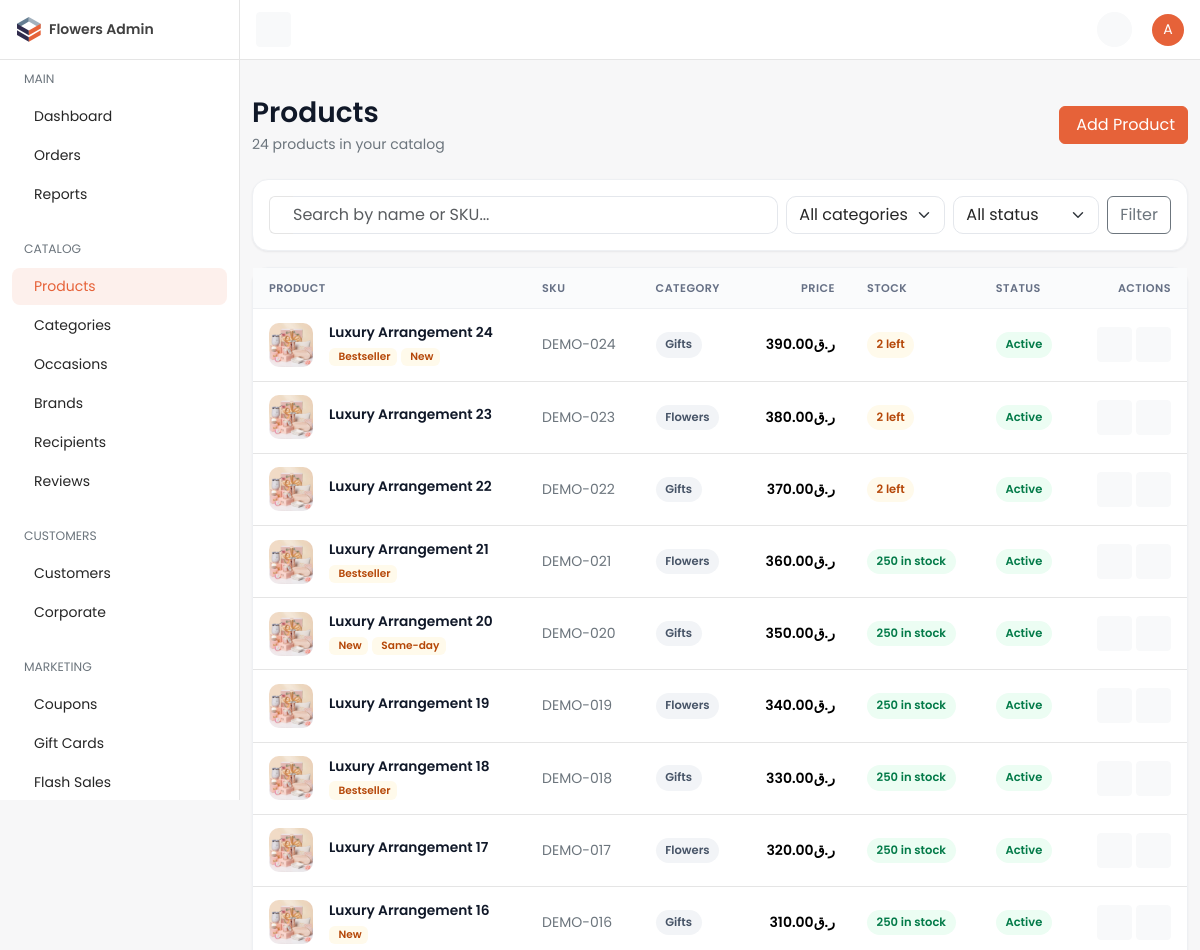
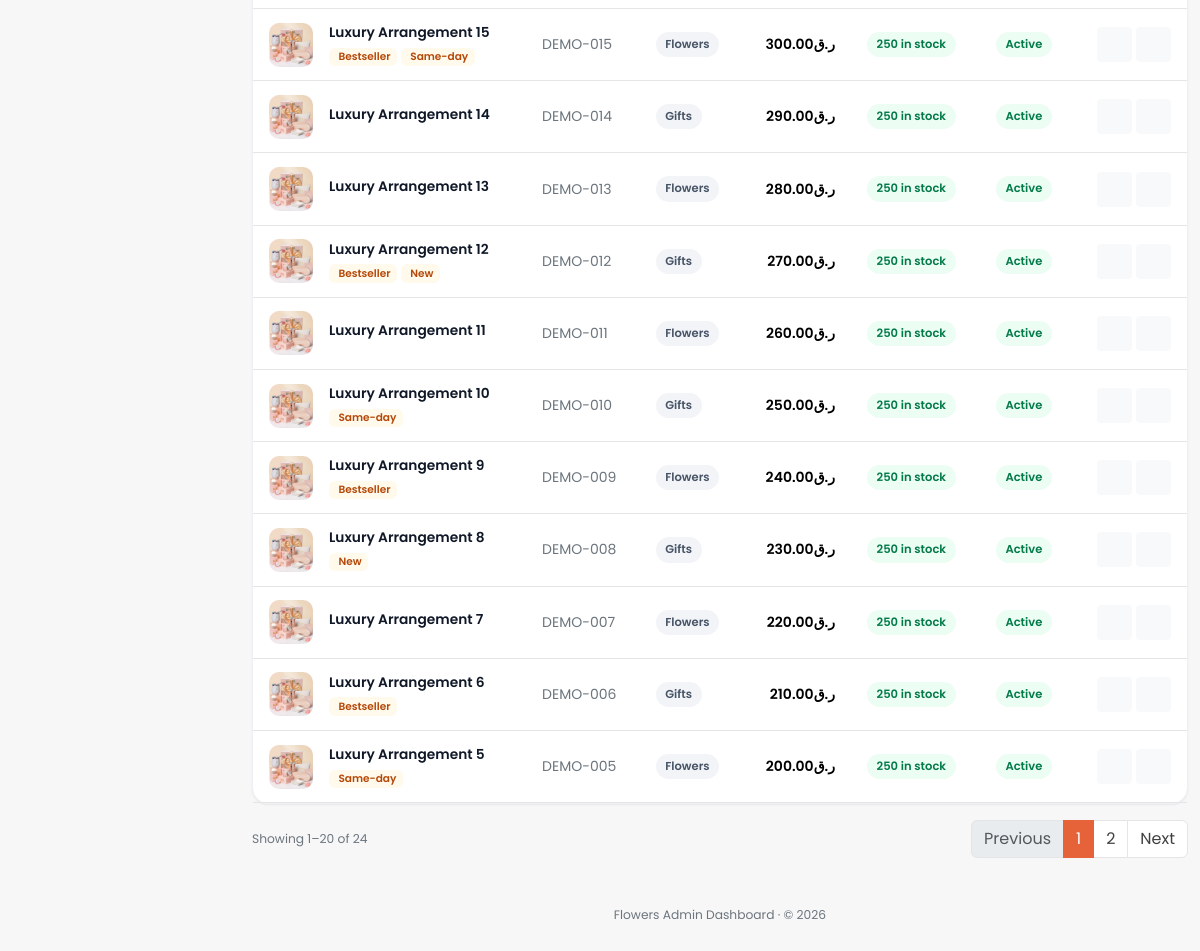
Screenshot of /dashboard/product/ (signed in) with the database file from the repository (2 pictures, top to bottom).
### catalog/models.py (models this page shows, shortened)
class Product(TimeStampedModel):
    name = models.CharField(max_length=255, verbose_name="Name")
    slug = models.SlugField(
        max_length=255,
        unique=True,
        db_index=True,
        verbose_name="Slug",
    )
    sku = models.CharField(
        max_length=64,
        unique=True,
        db_index=True,
        verbose_name="SKU",
        help_text="Stock keeping unit identifier.",
    )
    category = models.ForeignKey(
        Category,
        on_delete=models.PROTECT,
        related_name="products",
        verbose_name="Category",
    )
    primary_occasion = models.ForeignKey(
        Occasion,
        on_delete=models.PROTECT,
        related_name="primary_products",
        verbose_name="Primary occasion",
    )
    brand = models.ForeignKey(
        Brand,
        on_delete=models.SET_NULL,
        null=True,
        blank=True,
        related_name="products",
        verbose_name="Brand",
    )
    recipients = models.ManyToManyField(
        Recipient,
        blank=True,
        related_name="products",
        verbose_name="Recipients",
        help_text="Recipient personas this product is suitable for.",
    )
    base_price = models.DecimalField(
        max_digits=12,
        decimal_places=2,
        verbose_name="Base price",
        help_text="Default price before variant deltas.",
    )
    color = models.CharField(
        max_length=50,
        blank=True,
        db_index=True,
        verbose_name="Color",
        help_text="Primary color for PLP color-filter chips.",
    )
    is_active = models.BooleanField(
        default=True,
        db_index=True,
        verbose_name="Is active",
    )
    is_same_day_eligible = models.BooleanField(
        default=False,
        db_index=True,
        verbose_name="Same-day eligible",
    )
    is_bestseller = models.BooleanField(
        default=False,
        db_index=True,
        verbose_name="Is bestseller",
    )
    is_new_arrival = models.BooleanField(
        default=False,
        db_index=True,
        verbose_name="Is new arrival",
    )
    supports_gift_customization = models.BooleanField(
        default=False,
        verbose_name="Supports gift customization",
        help_text="When True, gifting app attaches customization options via ContentType.",
    )
    stock_quantity = models.PositiveIntegerField(
        default=0,
        verbose_name="Stock quantity",
    )
    meta_title = models.CharField(max_length=70, blank=True, verbose_name="Meta title")
    meta_description = models.CharField(max_length=160, blank=True, verbose_name="Meta description")
    og_image = models.ImageField(
        upload_to="seo/products/",
        blank=True,
        null=True,
        verbose_name="Open Graph image",
    )
    low_stock_threshold = models.PositiveIntegerField(
        default=5,
        verbose_name="Low stock threshold",
        help_text="Triggers low-stock alerts when stock falls at or below this value.",
    )
    class Meta:
        verbose_name = "Product"
        verbose_name_plural = "Products"
        indexes = [
            models.Index(
                fields=["is_active", "category_id"],
                name="cat_prod_active_category_idx",
            ),
            models.Index(
                fields=["is_active", "is_bestseller"],
                name="cat_prod_active_bestseller_idx",
            ),
            models.Index(fields=["is_active", "is_new_arrival"], name="cat_prod_active_new_idx"),
            models.Index(
                fields=["is_active", "is_same_day_eligible"], name="cat_prod_same_day_idx"
            ),
        ]

class Category(TimeStampedModel):
    name = models.CharField(
        max_length=120,
        verbose_name="Name",
        help_text="Display name of the category.",
    )
    slug = models.SlugField(
        max_length=120,
        unique=True,
        db_index=True,
        verbose_name="Slug",
        help_text="URL-friendly category identifier.",
    )
    meta_title = models.CharField(max_length=70, blank=True, verbose_name="Meta title")
    meta_description = models.CharField(max_length=160, blank=True, verbose_name="Meta description")
    og_image = models.ImageField(
        upload_to="seo/categories/",
        blank=True,
        null=True,
        verbose_name="Open Graph image",
    )
    parent = models.ForeignKey(
        "self",
        on_delete=models.SET_NULL,
        null=True,
        blank=True,
        related_name="children",
        verbose_name="Parent category",
        help_text="Parent node in the category tree; null for top-level.",
    )
    display_order = models.PositiveIntegerField(
        default=0,
        verbose_name="Display order",
        help_text="Lower values appear first in navigation.",
    )
    is_active = models.BooleanField(
        default=True,
        db_index=True,
        verbose_name="Is active",
        help_text="When False, category is hidden from the storefront.",
    )
    class Meta:
        verbose_name = "Category"
        verbose_name_plural = "Categories"
        ordering = ["display_order", "name"]
        indexes = [
            models.Index(fields=["is_active"], name="cat_category_is_active_idx"),
        ]

### core/models.py (models this page shows, shortened)
class TimeStampedModel(models.Model):
    created_at = models.DateTimeField(
        auto_now_add=True,
        db_index=True,
        verbose_name="Created at",
        help_text="Timestamp when this record was first created.",
    )
    updated_at = models.DateTimeField(
        auto_now=True,
        db_index=True,
        verbose_name="Updated at",
        help_text="Timestamp when this record was last modified.",
    )
    class Meta:
        abstract = True

class Currency(TimeStampedModel):
    code = models.CharField(
        max_length=3,
        unique=True,
        db_index=True,
        verbose_name="Currency code",
        help_text="ISO 4217 currency code, e.g. QAR or USD.",
    )
    symbol = models.CharField(
        max_length=8,
        verbose_name="Symbol",
        help_text="Display symbol shown alongside prices, e.g. ر.ق or $.",
    )
    exchange_rate_to_base = models.DecimalField(
        max_digits=18,
        decimal_places=8,
        verbose_name="Exchange rate to base",
        help_text="Multiplier to convert this currency into the platform base currency.",
    )
    is_default = models.BooleanField(
        default=False,
        db_index=True,
        verbose_name="Is default",
        help_text="When True, this currency is the storefront default.",
    )
    class Meta:
        verbose_name = "Currency"
        verbose_name_plural = "Currencies"
        indexes = [
            models.Index(fields=["is_default"], name="core_currency_is_default_idx"),
        ]

### dashboard/views/catalog.py (the view)
# urls.py: path("product/", catalog.ProductListView.as_view(), name="product-list"),
class ProductListView(DashboardListView):
    model = Product
    template_name = "dashboard/catalog/product_list.html"
    nav_section = "products"
    url_basename = "product"
    singular_name = "Product"
    plural_name = "Products"
    search_fields = ["name", "sku"]
    select_related = ["category", "brand"]
    prefetch_related = ["images"]
    paginate_by = 20
    def get_queryset(self):
        qs = super().get_queryset()
        status = self.request.GET.get("status", "")
        if status == "active":
            qs = qs.filter(is_active=True)
        elif status == "inactive":
            qs = qs.filter(is_active=False)
        elif status == "low":
            qs = qs.filter(stock_quantity__lte=F("low_stock_threshold"))
        elif status == "out":
            qs = qs.filter(stock_quantity=0)
        category = self.request.GET.get("category", "")
        if category.isdigit():
            qs = qs.filter(category_id=int(category))
        return qs
    def get_context_data(self, **kwargs):
        context = super().get_context_data(**kwargs)
        default_currency = Currency.objects.filter(is_default=True).first()
        context["currency_symbol"] = default_currency.symbol if default_currency else ""
        context["categories"] = Category.objects.order_by("name")
        context["status_filter"] = self.request.GET.get("status", "")
        context["category_filter"] = self.request.GET.get("category", "")
        return context

### dashboard/templates/dashboard/catalog/product_list.html (shortened to what this page needs)
{% extends "dashboard/base.html" %}
{% load dashboard_extras %}
{% block page_title %}Products{% endblock %}
{% block breadcrumbs %}<p class="mb-0 text-secondary">{{ paginator.count }} product{{ paginator.count|pluralize }} in your catalog</p>{% endblock %}
{% block page_actions %}
<a href="{{ create_url }}" class="btn btn-primary">Add Product</a>
{% endblock %}
{% block content %}
<div class="card mb-3">
  <div class="card-body">
    <form method="get" class="row g-2 align-items-center">
      <div class="col-12 col-md">
        <div class="input-group">
          <span class="input-group-text bg-transparent border-end-0"></span>
          <input type="text" name="q" value="{{ search_query }}" class="form-control border-start-0 ps-0"
                 placeholder="Search by name or SKU..." />
        </div>
      </div>
      <div class="col-6 col-md-auto">
        <select name="category" class="form-select" onchange="this.form.submit()">
          <option value="">All categories</option>
        </select>
      </div>
      <div class="col-6 col-md-auto">
        <select name="status" class="form-select" onchange="this.form.submit()">
          <option value="">All status</option>
        </select>
      </div>
      <div class="col-12 col-md-auto d-grid d-md-block">
        <button type="submit" class="btn btn-outline-secondary">Filter</button>
      </div>
    </form>
  </div>
</div>
<div class="card">
  <div class="table-responsive">
    <table class="table data-table align-middle mb-0">
      <thead>
        <tr>
          <th>Product</th>
          <th>SKU</th>
          <th>Category</th>
          <th class="text-end">Price</th>
          <th>Stock</th>
          <th>Status</th>
          <th class="text-end">Actions</th>
        </tr>
      </thead>
      <tbody>
        {% for obj in objects %}
        <tr>
          <td>
            <div class="d-flex align-items-center gap-3">
              {% with img=obj|primary_image %}
              {% if img %}<img src="{{ img }}" class="thumb" alt="">{% else %}<span class="thumb thumb-fallback">{{ obj.name|first|upper }}</span>{% endif %}
              {% endwith %}
              <div class="list-main">
                <p class="list-title mb-0">{{ obj.name }}</p>
                <div class="d-flex gap-1 mt-1 flex-wrap">
                  {% if obj.is_bestseller %}<span class="tag-chip">Bestseller</span>{% endif %}
                  {% if obj.is_new_arrival %}<span class="tag-chip">New</span>{% endif %}
                  {% if obj.is_same_day_eligible %}<span class="tag-chip">Same-day</span>{% endif %}
                </div>
              </div>
            </div>
          </td>
          <td><span class="text-secondary">{{ obj.sku }}</span></td>
          <td>{% if obj.category_id %}<span class="pill pill-gray">{{ obj.category.name }}</span>{% else %}<span class="text-secondary">—</span>{% endif %}</td>
          <td class="text-end fw-semibold">{{ currency_symbol }}{{ obj.base_price|floatformat:2 }}</td>
          <td>
            {% if obj.stock_quantity == 0 %}
              <span class="pill pill-red">Out of stock</span>
            {% elif obj.stock_quantity <= obj.low_stock_threshold %}
              <span class="pill pill-amber">{{ obj.stock_quantity }} left</span>
            {% else %}
              <span class="pill pill-green">{{ obj.stock_quantity }} in stock</span>
            {% endif %}
          </td>
          <td>
            {% if obj.is_active %}<span class="pill pill-green">Active</span>{% else %}<span class="pill pill-gray">Inactive</span>{% endif %}
          </td>
          <td class="text-end">
            <div class="d-inline-flex gap-1">
              <a href="{% url 'dashboard:product-update' obj.pk %}" class="btn btn-icon btn-sm btn-light" title="Edit"></a>
              <a href="{% url 'dashboard:product-delete' obj.pk %}" class="btn btn-icon btn-sm btn-light text-danger" title="Delete"></a>
            </div>
          </td>
        </tr>
        {% endfor %}
      </tbody>
    </table>
  </div>
</div>
{% include "dashboard/partials/_pagination.html" %}
{% endblock %}

### dashboard/templates/dashboard/partials/_topbar.html (shortened to what this page needs)
{% load static %}
<nav id="topbar" class="navbar bg-white border-bottom fixed-top topbar px-3">
  <button id="toggleBtn" class="d-none d-lg-inline-flex btn btn-light btn-icon btn-sm" type="button">
  </button>
  <div>
    <ul class="list-unstyled d-flex align-items-center mb-0 gap-1">
      <li>
        <a class="position-relative btn-icon btn-sm btn-light btn rounded-circle" data-bs-toggle="dropdown"
           aria-expanded="false" href="#" role="button">
        </a>
      </li>
      <li class="ms-3 dropdown">
        <a href="#" role="button" data-bs-toggle="dropdown" aria-expanded="false">
          <span class="avatar avatar-sm avatar-primary rounded-circle">
            <span class="avatar-initials rounded-circle">{{ request.user.get_username|slice:":1"|upper }}</span>
          </span>
        </a>
      </li>
    </ul>
  </div>
</nav>

### rows the page displays
Product: name "Luxury Arrangement 24", is_bestseller "Bestseller", is_new_arrival "New", sku "DEMO-024", category.name "Gifts", base_price "390.00", stock_quantity "2", is_active "Active"
Currency: symbol "ر.ق"
Product: name "Luxury Arrangement 23", sku "DEMO-023", category.name "Flowers", base_price "380.00", stock_quantity "2", is_active "Active"
Product: name "Luxury Arrangement 22", sku "DEMO-022", category.name "Gifts", base_price "370.00", stock_quantity "2", is_active "Active"
Product: name "Luxury Arrangement 21", is_bestseller "Bestseller", sku "DEMO-021", category.name "Flowers", base_price "360.00", stock_quantity "250", is_active "Active"
Product: name "Luxury Arrangement 20", is_new_arrival "New", is_same_day_eligible "Same-day", sku "DEMO-020", category.name "Gifts", base_price "350.00", stock_quantity "250", is_active "Active"
Product: name "Luxury Arrangement 19", sku "DEMO-019", category.name "Flowers", base_price "340.00", stock_quantity "250", is_active "Active"
Product: name "Luxury Arrangement 18", is_bestseller "Bestseller", sku "DEMO-018", category.name "Gifts", base_price "330.00", stock_quantity "250", is_active "Active"
Product: name "Luxury Arrangement 17", sku "DEMO-017", category.name "Flowers", base_price "320.00", stock_quantity "250", is_active "Active"
Product: name "Luxury Arrangement 16", is_new_arrival "New", sku "DEMO-016", category.name "Gifts", base_price "310.00", stock_quantity "250", is_active "Active"
Product: name "Luxury Arrangement 15", is_bestseller "Bestseller", is_same_day_eligible "Same-day", sku "DEMO-015", category.name "Flowers", base_price "300.00", stock_quantity "250", is_active "Active"
Product: name "Luxury Arrangement 14", sku "DEMO-014", category.name "Gifts", base_price "290.00", stock_quantity "250", is_active "Active"
Product: name "Luxury Arrangement 13", sku "DEMO-013", category.name "Flowers", base_price "280.00", stock_quantity "250", is_active "Active"
Product: name "Luxury Arrangement 12", is_bestseller "Bestseller", is_new_arrival "New", sku "DEMO-012", category.name "Gifts", base_price "270.00", stock_quantity "250", is_active "Active"
Product: name "Luxury Arrangement 11", sku "DEMO-011", category.name "Flowers", base_price "260.00", stock_quantity "250", is_active "Active"
Product: name "Luxury Arrangement 10", is_same_day_eligible "Same-day", sku "DEMO-010", category.name "Gifts", base_price "250.00", stock_quantity "250", is_active "Active"
Product: name "Luxury Arrangement 9", is_bestseller "Bestseller", sku "DEMO-009", category.name "Flowers", base_price "240.00", stock_quantity "250", is_active "Active"
Product: name "Luxury Arrangement 8", is_new_arrival "New", sku "DEMO-008", category.name "Gifts", base_price "230.00", stock_quantity "250", is_active "Active"
Product: name "Luxury Arrangement 7", sku "DEMO-007", category.name "Flowers", base_price "220.00", stock_quantity "250", is_active "Active"
Product: name "Luxury Arrangement 6", is_bestseller "Bestseller", sku "DEMO-006", category.name "Gifts", base_price "210.00", stock_quantity "250", is_active "Active"
Product: name "Luxury Arrangement 5", is_same_day_eligible "Same-day", sku "DEMO-005", category.name "Flowers", base_price "200.00", stock_quantity "250", is_active "Active"

### other values shown
{{ request.user.get_username|slice:":1"|upper }} "A"
{{ paginator.count }} "24"
{{ page_obj.start_index }} "1"
{{ page_obj.end_index }} "20"
{{ page_obj.paginator.count }} "24"
{{ num }} "1"
{{ num }} "2"
